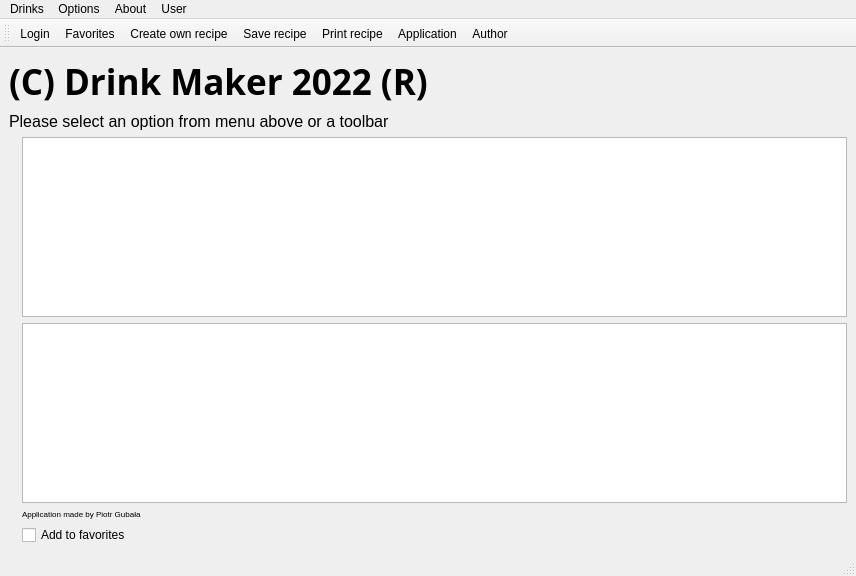
<?xml version="1.0" encoding="UTF-8"?>
<ui version="4.0">
 <class>MainWindow</class>
 <widget class="QMainWindow" name="MainWindow">
  <property name="geometry">
   <rect>
    <x>0</x>
    <y>0</y>
    <width>856</width>
    <height>576</height>
   </rect>
  </property>
  <property name="sizePolicy">
   <sizepolicy hsizetype="Preferred" vsizetype="Preferred">
    <horstretch>0</horstretch>
    <verstretch>0</verstretch>
   </sizepolicy>
  </property>
  <property name="windowTitle">
   <string>Drink Maker 2022</string>
  </property>
  <widget class="QWidget" name="centralwidget">
   <layout class="QGridLayout" name="gridLayout">
    <item row="1" column="1">
     <layout class="QVBoxLayout" name="verticalLayout">
      <item>
       <widget class="QTextEdit" name="textEdit_ingredients">
        <property name="font">
         <font>
          <pointsize>14</pointsize>
         </font>
        </property>
       </widget>
      </item>
      <item>
       <widget class="QTextEdit" name="textEdit_recipe">
        <property name="font">
         <font>
          <pointsize>14</pointsize>
         </font>
        </property>
       </widget>
      </item>
      <item>
       <widget class="QLabel" name="label_author">
        <property name="font">
         <font>
          <pointsize>6</pointsize>
         </font>
        </property>
        <property name="text">
         <string>Application made by Piotr Gubała</string>
        </property>
       </widget>
      </item>
      <item>
       <widget class="QCheckBox" name="favoritebox">
        <property name="text">
         <string>Add to favorites</string>
        </property>
       </widget>
      </item>
     </layout>
    </item>
    <item row="0" column="0" colspan="2">
     <layout class="QVBoxLayout" name="verticalLayout_2">
      <item>
       <widget class="QLabel" name="label_drinkmaker">
        <property name="font">
         <font>
          <family>Rockwell Extra Bold</family>
          <pointsize>26</pointsize>
          <bold>true</bold>
         </font>
        </property>
        <property name="text">
         <string>(C) Drink Maker 2022 (R)</string>
        </property>
       </widget>
      </item>
      <item>
       <widget class="QLabel" name="label_title">
        <property name="font">
         <font>
          <pointsize>12</pointsize>
         </font>
        </property>
        <property name="text">
         <string>Please select an option from menu above or a toolbar</string>
        </property>
       </widget>
      </item>
     </layout>
    </item>
    <item row="1" column="0">
     <widget class="QLabel" name="label_img">
      <property name="sizePolicy">
       <sizepolicy hsizetype="Fixed" vsizetype="Fixed">
        <horstretch>0</horstretch>
        <verstretch>0</verstretch>
       </sizepolicy>
      </property>
      <property name="text">
       <string/>
      </property>
     </widget>
    </item>
   </layout>
  </widget>
  <widget class="QMenuBar" name="menubar">
   <property name="geometry">
    <rect>
     <x>0</x>
     <y>0</y>
     <width>856</width>
     <height>26</height>
    </rect>
   </property>
   <widget class="QMenu" name="menuAbout">
    <property name="title">
     <string>About</string>
    </property>
    <addaction name="actionApplication"/>
    <addaction name="actionAuthor"/>
   </widget>
   <widget class="QMenu" name="menuDrinks">
    <property name="title">
     <string>Drinks</string>
    </property>
    <widget class="QMenu" name="menuAlcoholic">
     <property name="title">
      <string>Alcoholic</string>
     </property>
     <widget class="QMenu" name="menuVodka_based">
      <property name="title">
       <string>Vodka based</string>
      </property>
      <addaction name="actionWhite_Russian"/>
      <addaction name="actionLong_Island_Ice_Tea"/>
      <addaction name="actionSex_on_the_beach"/>
     </widget>
     <widget class="QMenu" name="menuGin_based">
      <property name="title">
       <string>Gin based</string>
      </property>
      <addaction name="actionJohn_Collins"/>
      <addaction name="actionDry_Martini"/>
      <addaction name="actionBlue_Gin"/>
     </widget>
     <widget class="QMenu" name="menuRum_based">
      <property name="title">
       <string>Rum based</string>
      </property>
      <addaction name="actionCuba_Libre"/>
      <addaction name="actionDaiquiri"/>
      <addaction name="actionBarbados_Surprise"/>
     </widget>
     <widget class="QMenu" name="menuWhiskey_based">
      <property name="title">
       <string>Whiskey based</string>
      </property>
      <addaction name="actionOld_Fashioned"/>
      <addaction name="actionWhiskey_Sour"/>
      <addaction name="actionRevolver"/>
     </widget>
     <widget class="QMenu" name="menuOther">
      <property name="title">
       <string>Other</string>
      </property>
      <addaction name="actionJagerbomb"/>
      <addaction name="actionAperol_Spritz"/>
      <addaction name="actionTequila_Sunrise"/>
     </widget>
     <addaction name="menuVodka_based"/>
     <addaction name="menuGin_based"/>
     <addaction name="menuRum_based"/>
     <addaction name="menuWhiskey_based"/>
     <addaction name="menuOther"/>
    </widget>
    <widget class="QMenu" name="menuNon_alcoholic">
     <property name="title">
      <string>Non-alcoholic</string>
     </property>
     <addaction name="actionFrog"/>
     <addaction name="actionTropical_Refresher"/>
     <addaction name="actionSoft_Curacao"/>
     <addaction name="actionRainbow_Pineapple"/>
     <addaction name="actionSoft_Mojito"/>
    </widget>
    <addaction name="menuAlcoholic"/>
    <addaction name="menuNon_alcoholic"/>
    <addaction name="separator"/>
    <addaction name="actionCoffee"/>
   </widget>
   <widget class="QMenu" name="menuOptions">
    <property name="title">
     <string>Options</string>
    </property>
    <addaction name="actionSave_recipe"/>
    <addaction name="actionPrint_recipe"/>
   </widget>
   <widget class="QMenu" name="menuUser">
    <property name="title">
     <string>User</string>
    </property>
    <addaction name="actionLogin"/>
    <addaction name="actionFavorites"/>
    <addaction name="actionCreate_own_recipe"/>
   </widget>
   <addaction name="menuDrinks"/>
   <addaction name="menuOptions"/>
   <addaction name="menuAbout"/>
   <addaction name="menuUser"/>
  </widget>
  <widget class="QStatusBar" name="statusbar"/>
  <widget class="QToolBar" name="toolBar">
   <property name="windowTitle">
    <string>toolBar</string>
   </property>
   <attribute name="toolBarArea">
    <enum>TopToolBarArea</enum>
   </attribute>
   <attribute name="toolBarBreak">
    <bool>false</bool>
   </attribute>
   <addaction name="actionLogin"/>
   <addaction name="actionFavorites"/>
   <addaction name="actionCreate_own_recipe"/>
   <addaction name="actionSave_recipe"/>
   <addaction name="actionPrint_recipe"/>
   <addaction name="actionApplication"/>
   <addaction name="actionAuthor"/>
  </widget>
  <action name="actionApplication">
   <property name="icon">
    <iconset resource="Resources.qrc">
     <normaloff>:/resources/icons/about.jpg</normaloff>:/resources/icons/about.jpg</iconset>
   </property>
   <property name="text">
    <string>Application</string>
   </property>
  </action>
  <action name="actionAuthor">
   <property name="icon">
    <iconset resource="Resources.qrc">
     <normaloff>:/resources/icons/author.png</normaloff>:/resources/icons/author.png</iconset>
   </property>
   <property name="text">
    <string>Author</string>
   </property>
  </action>
  <action name="actionCoffee">
   <property name="icon">
    <iconset resource="Resources.qrc">
     <normaloff>:/resources/icons/error.png</normaloff>:/resources/icons/error.png</iconset>
   </property>
   <property name="text">
    <string>Coffee</string>
   </property>
  </action>
  <action name="actionWhite_Russian">
   <property name="text">
    <string>White Russian</string>
   </property>
  </action>
  <action name="actionLong_Island_Ice_Tea">
   <property name="text">
    <string>Long Island Ice Tea</string>
   </property>
  </action>
  <action name="actionSex_on_the_beach">
   <property name="text">
    <string>Sex on the beach</string>
   </property>
  </action>
  <action name="actionJohn_Collins">
   <property name="text">
    <string>John Collins</string>
   </property>
  </action>
  <action name="actionDry_Martini">
   <property name="text">
    <string>Dry Martini</string>
   </property>
  </action>
  <action name="actionBlue_Gin">
   <property name="text">
    <string>Blue Gin</string>
   </property>
  </action>
  <action name="actionCuba_Libre">
   <property name="text">
    <string>Cuba Libre</string>
   </property>
  </action>
  <action name="actionDaiquiri">
   <property name="text">
    <string>Daiquiri</string>
   </property>
  </action>
  <action name="actionBarbados_Surprise">
   <property name="text">
    <string>Barbados Surprise</string>
   </property>
  </action>
  <action name="actionOld_Fashioned">
   <property name="text">
    <string>Old Fashioned</string>
   </property>
  </action>
  <action name="actionWhiskey_Sour">
   <property name="text">
    <string>Whiskey Sour</string>
   </property>
  </action>
  <action name="actionRevolver">
   <property name="text">
    <string>Revolver</string>
   </property>
  </action>
  <action name="actionJagerbomb">
   <property name="text">
    <string>Jagerbomb</string>
   </property>
  </action>
  <action name="actionAperol_Spritz">
   <property name="text">
    <string>Aperol Spritz</string>
   </property>
  </action>
  <action name="actionTequila_Sunrise">
   <property name="text">
    <string>Tequila Sunrise</string>
   </property>
  </action>
  <action name="actionFrog">
   <property name="text">
    <string>Frog</string>
   </property>
  </action>
  <action name="actionTropical_Refresher">
   <property name="text">
    <string>Tropical Refresher</string>
   </property>
  </action>
  <action name="actionSoft_Curacao">
   <property name="text">
    <string>Soft Curacao</string>
   </property>
  </action>
  <action name="actionRainbow_Pineapple">
   <property name="text">
    <string>Rainbow Pineapple</string>
   </property>
  </action>
  <action name="actionSoft_Mojito">
   <property name="text">
    <string>Soft Mojito</string>
   </property>
  </action>
  <action name="actionSave_recipe">
   <property name="icon">
    <iconset resource="Resources.qrc">
     <normaloff>:/resources/icons/save.jpg</normaloff>:/resources/icons/save.jpg</iconset>
   </property>
   <property name="text">
    <string>Save recipe</string>
   </property>
  </action>
  <action name="actionPrint_recipe">
   <property name="icon">
    <iconset resource="Resources.qrc">
     <normaloff>:/resources/icons/print.jpg</normaloff>:/resources/icons/print.jpg</iconset>
   </property>
   <property name="text">
    <string>Print recipe</string>
   </property>
  </action>
  <action name="actionLogin">
   <property name="icon">
    <iconset resource="Resources.qrc">
     <normaloff>:/resources/icons/login.png</normaloff>:/resources/icons/login.png</iconset>
   </property>
   <property name="text">
    <string>Login</string>
   </property>
  </action>
  <action name="actionFavorites">
   <property name="icon">
    <iconset resource="Resources.qrc">
     <normaloff>:/resources/icons/favorite.png</normaloff>:/resources/icons/favorite.png</iconset>
   </property>
   <property name="text">
    <string>Favorites</string>
   </property>
  </action>
  <action name="actionCreate_own_recipe">
   <property name="icon">
    <iconset resource="Resources.qrc">
     <normaloff>:/resources/icons/add.png</normaloff>:/resources/icons/add.png</iconset>
   </property>
   <property name="text">
    <string>Create own recipe</string>
   </property>
  </action>
 </widget>
 <resources>
  <include location="Resources.qrc"/>
 </resources>
 <connections/>
</ui>
